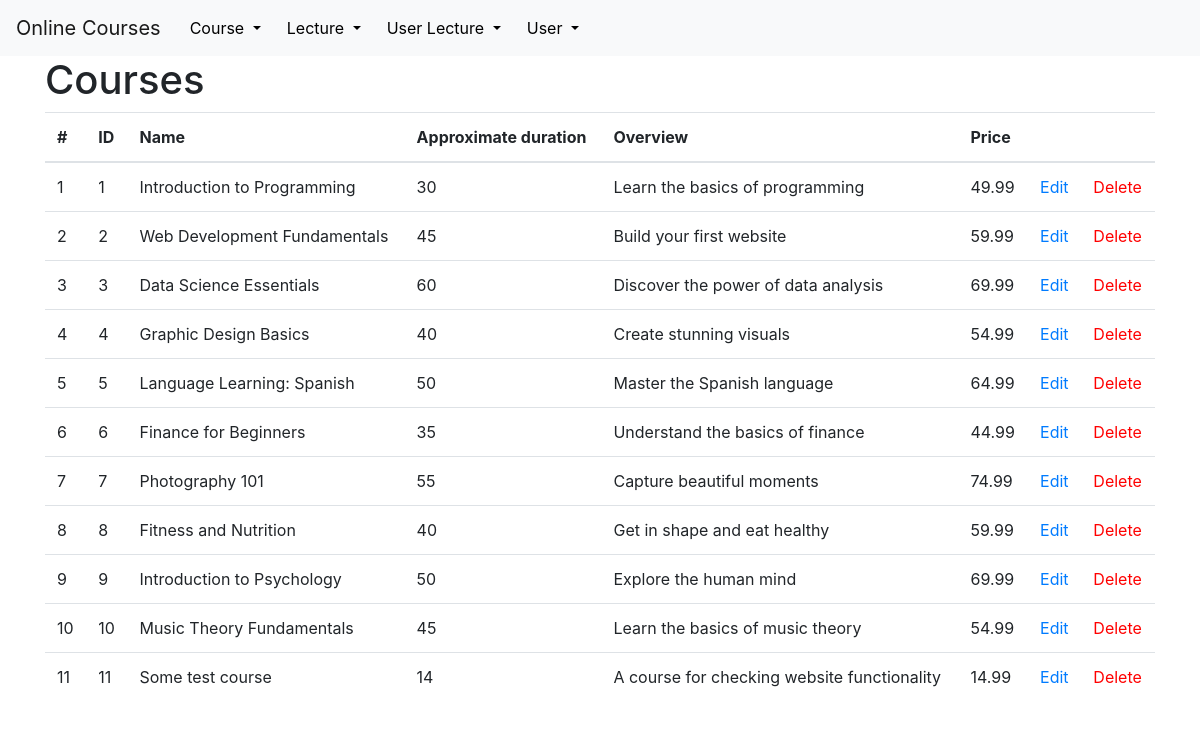
Screenshot of /courses with the database file from the repository.
### tables this page shows
CREATE TABLE courses (
    id INTEGER PRIMARY KEY AUTOINCREMENT,
    name VARCHAR(255) NOT NULL,
    approximate_duration INTEGER NOT NULL,
    overview TEXT NOT NULL,
    price DECIMAL(10, 2) NOT NULL
);

### app.py (the view)
@app.route('/<string:table_name>')
def show(table_name):
    connection = get_db_connection()
    my_class = classAdresses[table_name]
    rows = my_class.select(connection)
    special_attributes = {}
    print(my_class.table_name)
    return render_template('table.html', rows=rows, table_class=my_class,
                           special_attributes=tableFkToDict(my_class.table_name, rows))

### DB_Classes.py (called while the page is built)
    @classmethod
    def select(cls, db_connection, amount=None):
        query = f"SELECT * FROM '{cls.table_name}'"
        if amount is not None:
            query += " LIMIT ?"
            users = db_connection.execute(query, (amount,))
        else:
            users = db_connection.execute(query)
        return users.fetchall()

### app.py (called while the page is built)
def get_db_connection(db='database.db'):
    connection = sqlite3.connect(db)
    connection.row_factory = sqlite3.Row
    return connection

@app.template_filter('str')
def toString(value):
    return str(value)

@app.template_filter('table_name')
def getTableName(myClass):
    return myClass.table_name

@app.template_filter('get_attributes')
def getAttributes(myClass):
    return myClass.attributes

@app.template_filter('get_title')
def getTitle(myClass):
    if myClass == User:
        return usersTitle
    elif myClass == Course:
        return coursesTitle
    elif myClass == Lecture:
        return lecturesTitle
    elif myClass == UserLecture:
        return userLecturesTitle

@app.template_filter('get_id')
def getID(myClass):
    return myClass.id

### templates/table.html
{% extends 'base.html' %}
{% block content %}
    <h1>{% block title %} {{ table_class.stringRepresentation }}s {% endblock %}</h1>
    {% set id = table_class | get_id %}
    <table class="table">
      <thead>
        <tr>
          <th scope="col">#</th>
          {% for attribute in table_class | get_title %}
            <th scope="col">{{ attribute }}</th>
          {% endfor %}
            <th scope="col"></th>
            <th scope="col"></th>
        </tr>
      </thead>
      <tbody>
      {% for row in rows %}
        <tr>
            <td>{{ loop.index }}</td>
            <td>{{ row[id] }}</td>
            {% for attribute in table_class | get_attributes %}
                {% if special_attributes[attribute] is defined %}
                    <td>{{special_attributes[attribute][row[attribute | str]] | str}}</td>
                {% else %}
                    <td>{{ row[attribute | str] }}</td>
                {% endif %}
            {% endfor %}
            <td><a href="{{ url_for('edit', table_name = table_class | table_name, element_id=row['id']) }}">Edit</a></td>
            <td><a href="{{ url_for('delete', table_name = table_class | table_name, element_id=row['id']) }}" class="delete-link">Delete</a></td>
          </tr>
      {% endfor %}
      </tbody>
    </table>
{% endblock %}

### static/css/style.css (style rules this page uses)
.delete-link { color: red; }

### rows the page displays
courses: id "1", name "Introduction to Programming" "30" "Learn the basics of programming" "49.99"
courses: id "2", name "Web Development Fundamentals" "45" "Build your first website" "59.99"
courses: id "3", name "Data Science Essentials" "60" "Discover the power of data analysis" "69.99"
courses: id "4", name "Graphic Design Basics" "40" "Create stunning visuals" "54.99"
courses: id "5", name "Language Learning: Spanish" "50" "Master the Spanish language" "64.99"
courses: id "6", name "Finance for Beginners" "35" "Understand the basics of finance" "44.99"
courses: id "7", name "Photography 101" "55" "Capture beautiful moments" "74.99"
courses: id "8", name "Fitness and Nutrition" "40" "Get in shape and eat healthy" "59.99"
courses: id "9", name "Introduction to Psychology" "50" "Explore the human mind" "69.99"
courses: id "10", name "Music Theory Fundamentals" "45" "Learn the basics of music theory" "54.99"
courses: id "11", name "Some test course" "14" "A course for checking website functionality" "14.99"

### other values shown
{{ table_class.stringRepresentation }} "Course"
{{ attribute }} "ID" "Name" "Approximate duration" "Overview" "Price"
